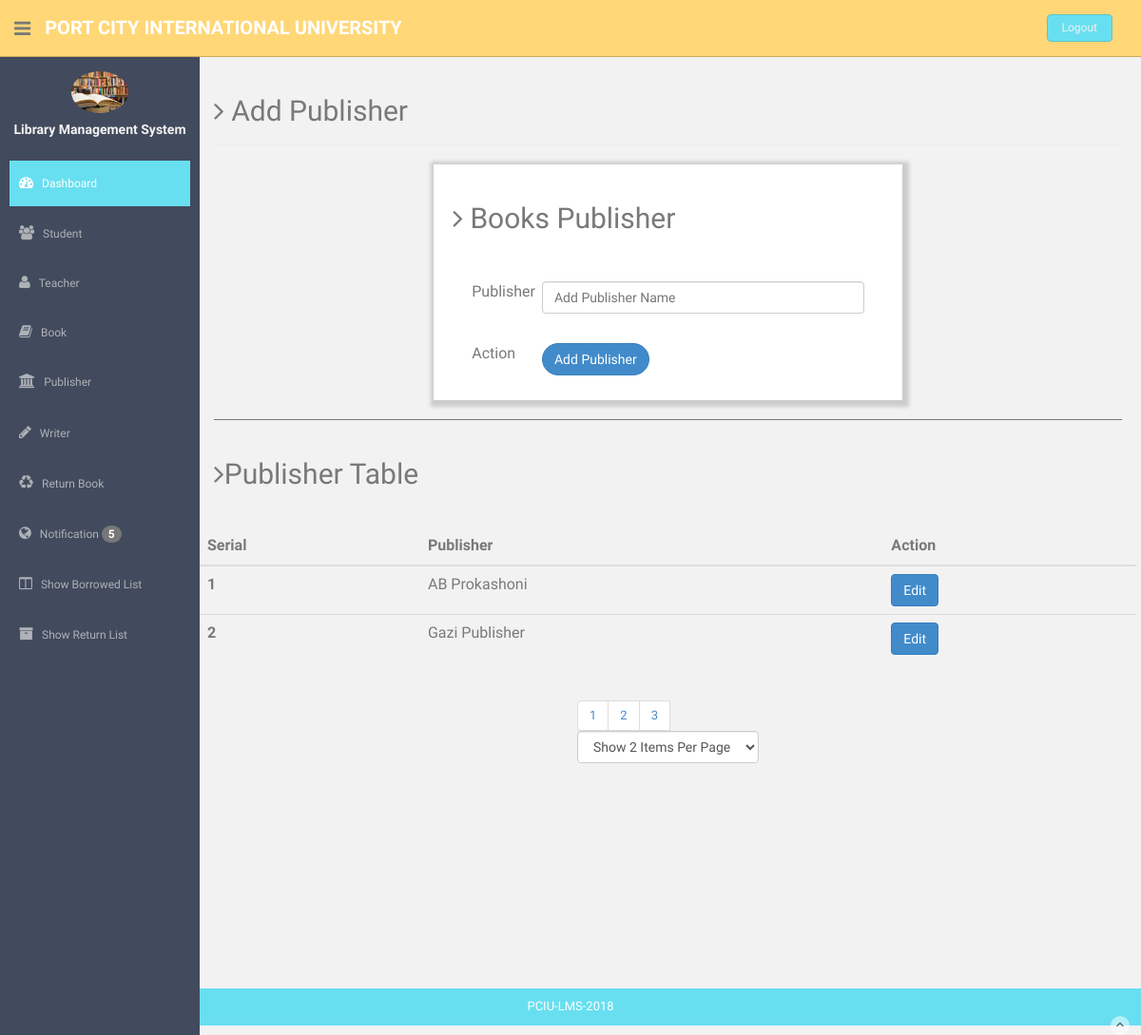
/view/Admin/Publisher/add_publisher.php (signed in), run on the app's committed database.
### tables this page shows
CREATE TABLE `publisher` (
  `id` int(11) NOT NULL,
  `publisher_name` varchar(100) NOT NULL
);

### Model/Publisher.php (called while the page is built, shortened)
<?php
class Publisher{
    public function countPublisher(){
        $obj = new DataBase();
        $DBH=$obj->DBconnection();
        $sql = "SELECT COUNT(*) FROM `publisher`";
        $conn = $DBH->prepare($sql);
        $conn->execute();
        $allBooks= $conn->fetch(PDO::FETCH_COLUMN);
        return $allBooks;
    }
    public function showPublisherPagination($start, $item){
        $obj = new DataBase();
        $DBH=$obj->DBconnection();
        $sql = "SELECT * FROM `publisher` LIMIT $start, $item";
        $conn = $DBH->prepare($sql);
        $conn->execute();
        $allBooks= $conn->fetchAll(PDO::FETCH_OBJ);
        return $allBooks;
    }
}

### view/Admin/Publisher/add_publisher.php (the view, shortened to what this page needs)
<?php
include_once "../../../Model/Publisher.php";
$obj= new Publisher();
$countPublisher = $obj->countPublisher();
$item=$_SESSION['item'];
if (array_key_exists('page',$_GET)){
    $page_no=$_GET['page'];
}
else{
    $page_no=1;
}
$buttonshow=ceil($countPublisher/$item);
$start = $item*($page_no-1);
$allPublisher= $obj->showPublisherPagination($start,$item);
?>
<!DOCTYPE html>
<html lang="en">
<?php include_once "../../head.php" ?>
<body>
<section id="container" style="min-height: 130vh">
    <?php include_once "../../header.php" ?>
    <?php include_once "../../aside.php" ?>
    <section id="main-content">
        <section class="wrapper">
            <div class="page-header">
                <h2>
                    <i class="fa fa-angle-right"></i> Add Publisher
                </h2>
            </div>
            <div class="row">
                <form action="../../../controller/add_publisher.php" method="post" role="form" class="col-md-6 col-md-offset-3 form">
                    <h2><i class="fa fa-angle-right"></i> Books Publisher</h2>
                    <div class="form-group" style="padding: 25px 5px">
                        <label class="col-md-2">Publisher</label>
                        <div class="col-md-10">
                            <input type="text" class="form-control" name="publisher_name" placeholder="Add Publisher Name">
                        </div>
                    </div>
                    <div class="form-group" style="padding: 25px 5px;">
                        <label class="col-md-2">Action</label>
                        <div class="col-md-10">
                            <button type="submit" class="btn btn-primary" style="border-radius: 25px">Add Publisher</button>
                        </div>
                    </div>
                </form>
            </div><! --/row -->
            <hr>
            <div class="page-header">
                <h2>
                    <i class="fa fa-angle-right"></i>Publisher Table
                </h2>
            </div>
            <div class="row">
                <table class="table" style="font-size: 16px">
                    <thead>
                    <tr>
                        <th scope="col">Serial</th>
                        <th scope="col">Publisher</th>
                        <th scope="col">Action</th>
                    </tr>
                    </thead>
                    <tbody>
                    <?php $serial =0; foreach ($allPublisher as $Publisher){?>
                        <?php $serial++;?>
                        <tr>
                            <th><?php echo $serial?></th>
                            <td><?php echo $Publisher->publisher_name?></td>
                            <td>
                                <button class="btn btn-primary" data-toggle="modal" data-target="#exampleModalCenter<?php echo $Publisher->id?>">Edit</button>
                            </td>
                        </tr>
                    <?php }?>
                    </tbody>
                </table>
                <nav aria-label="Page navigation example" style="text-align: center">
                    <ul class="pagination">
                        <?php for ($i=1; $i<=$buttonshow;$i++){?>
                            <li class="
                                <?php if ($_GET['page'] == $i){
                                echo 'active';
                            }
                            else{
                                echo 'page-item';
                            }
                            ?>
"><a class="page-link" href="add_publisher.php?page=<?php echo $i?>"><?php echo $i?></a></li>
                        <?php }?>
                        <select class="form-control" name="item" id="item" onchange="javascript:location.href = this.value;">
                            <?php
                            if($item==2 ) echo '<option value="?item=2" selected >Show 2 Items Per Page</option>';
                            else echo '<option  value="?item=2">Show 2 Items Per Page</option>';
                            ?>
                        </select>
                    </ul>
                </nav>
            </div>
        </section>
    </section>
</section>
<?php include_once "../../footer.php" ?>
</body>
</html>

### Theme/assets/css/style.css (style rules this page uses)
body { color: #797979; background: #f2f2f2; font-family: 'Ruda', sans-serif; padding: 0px !important; margin: 0px !important; font-size:13px; }
ul li { list-style: none; }
a, a:hover, a:focus { text-decoration: none; outline: none; }
#container { width: 100%; height: 100%; }
hr { margin-top: 20px; margin-bottom: 20px; border: 0; border-top: 1px solid #797979; }
#main-content { margin-left: 210px; }
.wrapper { display: inline-block; margin-top: 60px; padding: 0 20px 15px 15px; width: 100%; }
label { font-weight: 400; }

### view/Admin/Publisher/add_publisher.php (style rules this page uses)
.form { background: #fff; font-size: 16px; padding: 20px; box-sizing: border-box; -webkit-box-shadow: 2px 2px 4px 5px #ccc; -moz-box-shadow: 2px 2px 4px 5px #ccc; box-shadow: 2px 2px 4px 5px #ccc; }
.form h2 { margin-bottom: 25px; }

### data on the page
publisher: publisher_name "AB Prokashoni"
publisher: publisher_name "Gazi Publisher"

### other printed values
$total "5"
